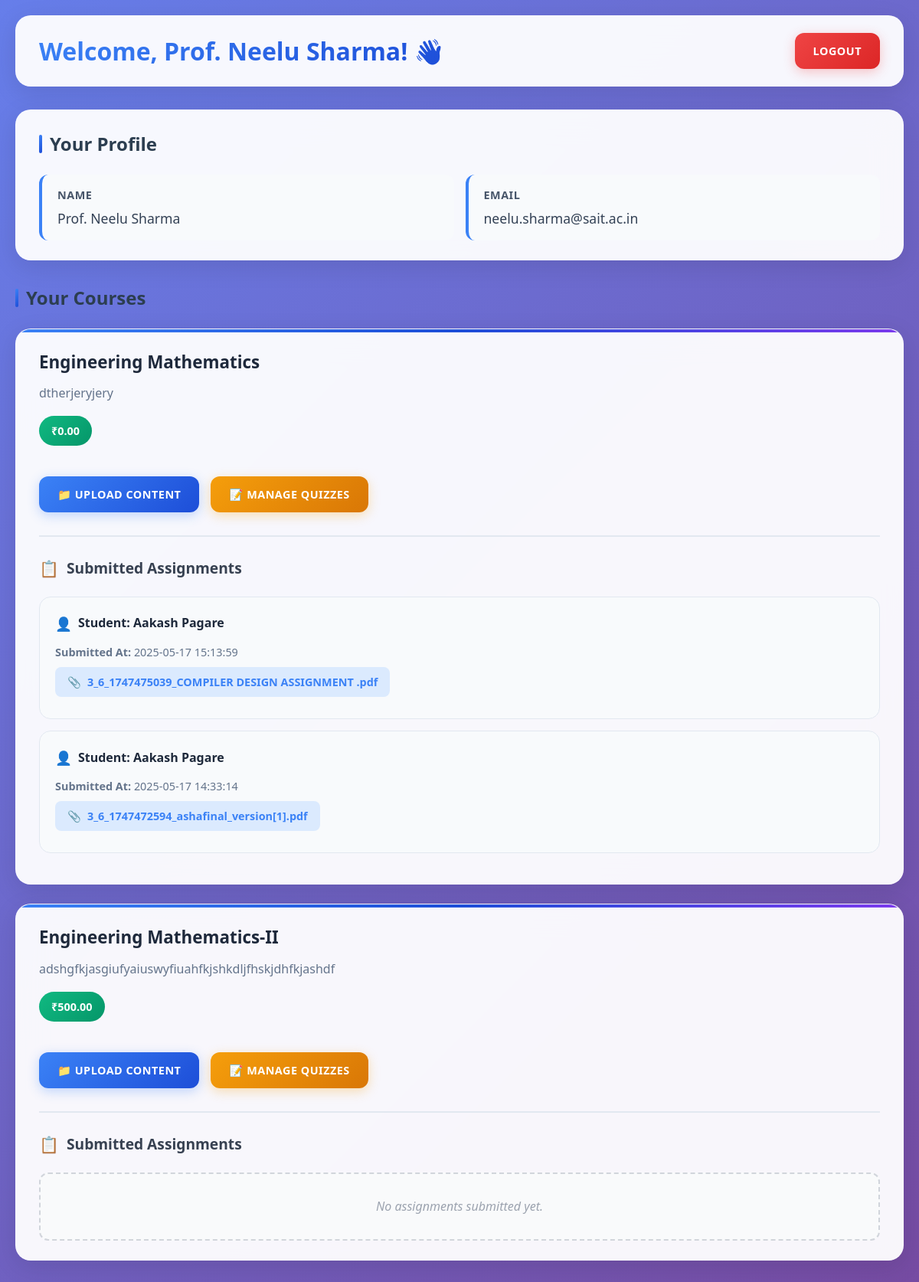
Screenshot of /faculty/dashboard.php (signed in) with the database file from the repository.
### tables this page shows
CREATE TABLE IF NOT EXISTS `faculty` (
  `id` int NOT NULL AUTO_INCREMENT,
  `full_name` varchar(255) NOT NULL,
  `email` varchar(255) NOT NULL,
  `password` varchar(255) NOT NULL,
  `created_at` timestamp NULL DEFAULT CURRENT_TIMESTAMP,
  PRIMARY KEY (`id`),
  UNIQUE KEY `email` (`email`)
);

CREATE TABLE IF NOT EXISTS `courses` (
  `id` int NOT NULL AUTO_INCREMENT,
  `title` varchar(255) NOT NULL,
  `description` text,
  `faculty_id` int DEFAULT NULL,
  `created_at` timestamp NULL DEFAULT CURRENT_TIMESTAMP,
  `price` decimal(10,2) NOT NULL DEFAULT '0.00',
  PRIMARY KEY (`id`)
);

CREATE TABLE IF NOT EXISTS `assignments` (
  `id` int NOT NULL AUTO_INCREMENT,
  `student_id` int NOT NULL,
  `course_id` int NOT NULL,
  `filename` varchar(255) NOT NULL,
  `uploaded_at` datetime NOT NULL,
  PRIMARY KEY (`id`),
  KEY `student_id` (`student_id`),
  KEY `course_id` (`course_id`)
);

CREATE TABLE IF NOT EXISTS `students` (
  `id` int NOT NULL AUTO_INCREMENT,
  `full_name` varchar(100) NOT NULL,
  `email` varchar(100) NOT NULL,
  `password` varchar(255) NOT NULL,
  `created_at` timestamp NULL DEFAULT CURRENT_TIMESTAMP,
  PRIMARY KEY (`id`),
  UNIQUE KEY `email` (`email`)
);

### faculty/dashboard.php (the view, shortened to what this page needs)
<?php
include '../includes/db.php';
$faculty_id = $_SESSION['faculty_id'];
$stmt = $conn->prepare("SELECT * FROM faculty WHERE id = ?");
$stmt->bind_param("i", $faculty_id);
$stmt->execute();
$faculty = $stmt->get_result()->fetch_assoc();
$coursesStmt = $conn->prepare("SELECT * FROM courses WHERE faculty_id = ?");
$coursesStmt->bind_param("i", $faculty_id);
$coursesStmt->execute();
$coursesResult = $coursesStmt->get_result();
?>
<!DOCTYPE html>
<html lang="en">
<head>
    <link rel="stylesheet" href="../assets/style.css" />
</head>
<body>
    <div class="container">
        <div class="header">
            <h1>Welcome, <?= htmlspecialchars($faculty['full_name'] ?? 'Faculty') ?>! 👋</h1>
            <a href="../index.php" class="btn logout">Logout</a>
        </div>
        <div class="profile-section">
            <h2 class="section-title">Your Profile</h2>
            <div class="profile-info">
                <div class="profile-item">
                    <strong>Name</strong>
                    <span><?= htmlspecialchars($faculty['full_name'] ?? '') ?></span>
                </div>
                <div class="profile-item">
                    <strong>Email</strong>
                    <span><?= htmlspecialchars($faculty['email'] ?? '') ?></span>
                </div>
            </div>
        </div>
        <div class="courses-section">
            <h2 class="section-title">Your Courses</h2>
            <?php if ($coursesResult->num_rows === 0): ?>
                <div class="no-courses">
                    <p>🎓 You have not been assigned any courses yet.</p>
                </div>
            <?php else: ?>
                <?php while ($course = $coursesResult->fetch_assoc()): ?>
                    <div class="course-card">
                        <div class="course-header">
                            <div>
                                <h3 class="course-title"><?= htmlspecialchars($course['title'] ?? 'Untitled Course') ?></h3>
                                <p class="course-description"><?= nl2br(htmlspecialchars($course['description'] ?? 'No description')) ?></p>
                                <span class="course-price">₹<?= htmlspecialchars(number_format((float)($course['price'] ?? 0), 2)) ?></span>
                            </div>
                        </div>
                        <div class="action-buttons">
                            <a href="upload-content.php?course_id=<?= (int)($course['id'] ?? 0) ?>" class="btn content">
                                📁 Upload Content
                            </a>
                            <a href="manage-quiz.php?course_id=<?= (int)($course['id'] ?? 0) ?>" class="btn quiz">
                                📝 Manage Quizzes
                            </a>
                        </div>
                        <div class="assignments-section">
                            <h4 class="assignments-title">Submitted Assignments</h4>
                            <?php
                            $assignmentStmt = $conn->prepare("
                                SELECT a.*, s.full_name AS student_name
                                FROM assignments a
                                JOIN students s ON a.student_id = s.id
                                WHERE a.course_id = ?
                                ORDER BY a.uploaded_at DESC
                            ");
                            $assignmentStmt->bind_param("i", $course['id']);
                            $assignmentStmt->execute();
                            $assignmentResult = $assignmentStmt->get_result();
                            if ($assignmentResult->num_rows === 0) {
                                echo '<p class="no-assignments">No assignments submitted yet.</p>';
                            } else {
                                while ($assignment = $assignmentResult->fetch_assoc()):
                            ?>
                                <div class="assignment-card">
                                    <h4>Student: <?= htmlspecialchars($assignment['student_name']) ?></h4>
                                    <p><strong>Submitted At:</strong> <?= htmlspecialchars($assignment['uploaded_at']) ?></p>
                                    <p>
                                        <a href="../uploads/assignments/<?= rawurlencode($assignment['filename']) ?>" class="assignment-file" target="_blank" rel="noopener noreferrer">
                                            <?= htmlspecialchars($assignment['filename']) ?>
                                        </a>
                                    </p>
                                </div>
                            <?php
                                endwhile;
                            }
                            ?>
                        </div>
                    </div>
                <?php endwhile; ?>
            <?php endif; ?>
        </div>
    </div>
</body>
</html>

### rows the page displays
faculty: full_name "Prof. Neelu Sharma", email "neelu.sharma@sait.ac.in"
courses: title "Engineering Mathematics", description "dtherjeryjery", price "0.00"
assignments: student.full_name "Aakash Pagare", uploaded_at "2025-05-17 15:13:59", filename "3_6_1747475039_COMPILER DESIGN ASSIGNMENT .pdf"
assignments: student.full_name "Aakash Pagare", uploaded_at "2025-05-17 14:33:14", filename "3_6_1747472594_ashafinal_version[1].pdf"
courses: title "Engineering Mathematics-II", description "adshgfkjasgiufyaiuswyfiuahfkjshkdljfhskjdhfkjashdf", price "500.00", shows "No assignments submitted yet."
